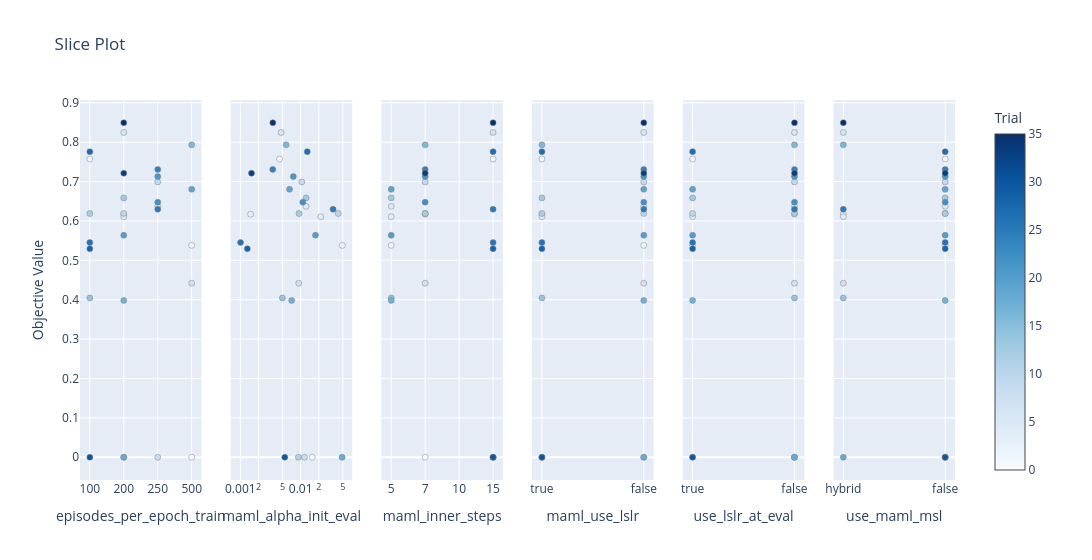

The code cell stored with this chart in its notebook:
### Code cell
fig_slice = plot_slice(study, params=params_to_plot_MAML)
fig_slice.show()

### Figure 1 — Plotly figure (JSON) as saved in the notebook; plotly's stock layout.template omitted (floating-point values rounded to 4 significant figures)
{"data": [{"marker": {"color": [0, 1, 2, 3, 4, 5, 6, 7, 8, 9, 10, 11, 12, 13, 14, 16, 17, 18, 19, 20, 21, 22, 24, 25, 26, 27, 28, 30, 33, 35], "colorbar": {"title": {"text": "Trial"}, "x": 1, "xpad": 40}, "colorscale": [[0, "rgb(247,251,255)"], [0.125, "rgb(222,235,247)"], [0.25, "rgb(198,219,239)"], [0.375, "rgb(158,202,225)"], [0.5, "rgb(107,174,214)"], [0.625, "rgb(66,146,198)"], [0.75, "rgb(33,113,181)"], [0.875, "rgb(8,81,156)"], [1, "rgb(8,48,107)"]], "line": {"color": "Grey", "width": 0.5}, "showscale": true}, "mode": "markers", "name": "Feasible Trial", "showlegend": false, "type": "scatter", "x": [500, 100, 500, 200, 200, 250, 200, 500, 250, 250, 200, 200, 100, 200, 100, 500, 200, 200, 500, 200, 250, 250, 250, 250, 100, 100, 100, 100, 200, 200], "xaxis": "x", "y": [0, 0.7573, 0.538, 0.6172, 0.6107, 0.6371, 0.8247, 0.442, 0, 0.6991, 0.6191, 0, 0.6189, 0.6585, 0.4045, 0.7932, 0.3982, 0, 0.6802, 0.5637, 0.7126, 0.6478, 0.7309, 0.6298, 0.5453, 0.776, 0.5295, 0, 0.7214, 0.8494], "yaxis": "y"}, {"marker": {"color": [0, 1, 2, 3, 4, 5, 6, 7, 8, 9, 10, 11, 12, 13, 14, 16, 17, 18, 19, 20, 21, 22, 24, 25, 26, 27, 28, 30, 33, 35], "colorbar": {"title": {"text": "Trial"}, "x": 1, "xpad": 40}, "colorscale": [[0, "rgb(247,251,255)"], [0.125, "rgb(222,235,247)"], [0.25, "rgb(198,219,239)"], [0.375, "rgb(158,202,225)"], [0.5, "rgb(107,174,214)"], [0.625, "rgb(66,146,198)"], [0.75, "rgb(33,113,181)"], [0.875, "rgb(8,81,156)"], [1, "rgb(8,48,107)"]], "line": {"color": "Grey", "width": 0.5}, "showscale": false}, "mode": "markers", "name": "Feasible Trial", "showlegend": false, "type": "scatter", "x": [0.01559, 0.004475, 0.04908, 0.001481, 0.02153, 0.01225, 0.004747, 0.009295, 0.01157, 0.01044, 0.04177, 0.009181, 0.009394, 0.01232, 0.004979, 0.005739, 0.007089, 0.04855, 0.006549, 0.01759, 0.007558, 0.01084, 0.003446, 0.0344, 0.001009, 0.01286, 0.001309, 0.00546, 0.001534, 0.003458], "xaxis": "x2", "y": [0, 0.7573, 0.538, 0.6172, 0.6107, 0.6371, 0.8247, 0.442, 0, 0.6991, 0.6191, 0, 0.6189, 0.6585, 0.4045, 0.7932, 0.3982, 0, 0.6802, 0.5637, 0.7126, 0.6478, 0.7309, 0.6298, 0.5453, 0.776, 0.5295, 0, 0.7214, 0.8494], "yaxis": "y2"}, {"marker": {"color": [0, 1, 2, 3, 4, 5, 6, 7, 8, 9, 10, 11, 12, 13, 14, 16, 17, 18, 19, 20, 21, 22, 24, 25, 26, 27, 28, 30, 33, 35], "colorbar": {"title": {"text": "Trial"}, "x": 1, "xpad": 40}, "colorscale": [[0, "rgb(247,251,255)"], [0.125, "rgb(222,235,247)"], [0.25, "rgb(198,219,239)"], [0.375, "rgb(158,202,225)"], [0.5, "rgb(107,174,214)"], [0.625, "rgb(66,146,198)"], [0.75, "rgb(33,113,181)"], [0.875, "rgb(8,81,156)"], [1, "rgb(8,48,107)"]], "line": {"color": "Grey", "width": 0.5}, "showscale": false}, "mode": "markers", "name": "Feasible Trial", "showlegend": false, "type": "scatter", "x": [7, 15, 5, 7, 5, 5, 15, 7, 15, 7, 7, 15, 7, 5, 5, 7, 5, 15, 5, 5, 7, 7, 7, 15, 15, 15, 15, 15, 7, 15], "xaxis": "x3", "y": [0, 0.7573, 0.538, 0.6172, 0.6107, 0.6371, 0.8247, 0.442, 0, 0.6991, 0.6191, 0, 0.6189, 0.6585, 0.4045, 0.7932, 0.3982, 0, 0.6802, 0.5637, 0.7126, 0.6478, 0.7309, 0.6298, 0.5453, 0.776, 0.5295, 0, 0.7214, 0.8494], "yaxis": "y3"}, {"marker": {"color": [0, 1, 2, 3, 4, 5, 6, 7, 8, 9, 10, 11, 12, 13, 14, 16, 17, 18, 19, 20, 21, 22, 24, 25, 26, 27, 28, 30, 33, 35], "colorbar": {"title": {"text": "Trial"}, "x": 1, "xpad": 40}, "colorscale": [[0, "rgb(247,251,255)"], [0.125, "rgb(222,235,247)"], [0.25, "rgb(198,219,239)"], [0.375, "rgb(158,202,225)"], [0.5, "rgb(107,174,214)"], [0.625, "rgb(66,146,198)"], [0.75, "rgb(33,113,181)"], [0.875, "rgb(8,81,156)"], [1, "rgb(8,48,107)"]], "line": {"color": "Grey", "width": 0.5}, "showscale": false}, "mode": "markers", "name": "Feasible Trial", "showlegend": false, "type": "scatter", "x": [false, true, false, true, true, false, false, false, true, false, false, true, true, true, true, true, false, false, false, false, false, false, false, false, true, true, true, true, false, false], "xaxis": "x4", "y": [0, 0.7573, 0.538, 0.6172, 0.6107, 0.6371, 0.8247, 0.442, 0, 0.6991, 0.6191, 0, 0.6189, 0.6585, 0.4045, 0.7932, 0.3982, 0, 0.6802, 0.5637, 0.7126, 0.6478, 0.7309, 0.6298, 0.5453, 0.776, 0.5295, 0, 0.7214, 0.8494], "yaxis": "y4"}, {"marker": {"color": [0, 1, 2, 3, 4, 5, 6, 7, 8, 9, 10, 11, 12, 13, 14, 16, 17, 18, 19, 20, 21, 22, 24, 25, 26, 27, 28, 30, 33, 35], "colorbar": {"title": {"text": "Trial"}, "x": 1, "xpad": 40}, "colorscale": [[0, "rgb(247,251,255)"], [0.125, "rgb(222,235,247)"], [0.25, "rgb(198,219,239)"], [0.375, "rgb(158,202,225)"], [0.5, "rgb(107,174,214)"], [0.625, "rgb(66,146,198)"], [0.75, "rgb(33,113,181)"], [0.875, "rgb(8,81,156)"], [1, "rgb(8,48,107)"]], "line": {"color": "Grey", "width": 0.5}, "showscale": false}, "mode": "markers", "name": "Feasible Trial", "showlegend": false, "type": "scatter", "x": [true, true, true, false, true, false, false, false, false, false, true, false, false, true, false, false, true, false, true, true, false, false, false, false, true, true, true, true, false, false], "xaxis": "x5", "y": [0, 0.7573, 0.538, 0.6172, 0.6107, 0.6371, 0.8247, 0.442, 0, 0.6991, 0.6191, 0, 0.6189, 0.6585, 0.4045, 0.7932, 0.3982, 0, 0.6802, 0.5637, 0.7126, 0.6478, 0.7309, 0.6298, 0.5453, 0.776, 0.5295, 0, 0.7214, 0.8494], "yaxis": "y5"}, {"marker": {"color": [0, 1, 2, 3, 4, 5, 6, 7, 8, 9, 10, 11, 12, 13, 14, 16, 17, 18, 19, 20, 21, 22, 24, 25, 26, 27, 28, 30, 33, 35], "colorbar": {"title": {"text": "Trial"}, "x": 1, "xpad": 40}, "colorscale": [[0, "rgb(247,251,255)"], [0.125, "rgb(222,235,247)"], [0.25, "rgb(198,219,239)"], [0.375, "rgb(158,202,225)"], [0.5, "rgb(107,174,214)"], [0.625, "rgb(66,146,198)"], [0.75, "rgb(33,113,181)"], [0.875, "rgb(8,81,156)"], [1, "rgb(8,48,107)"]], "line": {"color": "Grey", "width": 0.5}, "showscale": false}, "mode": "markers", "name": "Feasible Trial", "showlegend": false, "type": "scatter", "x": [false, false, false, "hybrid", "hybrid", false, "hybrid", "hybrid", false, false, false, false, false, false, "hybrid", "hybrid", false, "hybrid", false, false, false, false, false, "hybrid", false, false, false, false, false, "hybrid"], "xaxis": "x6", "y": [0, 0.7573, 0.538, 0.6172, 0.6107, 0.6371, 0.8247, 0.442, 0, 0.6991, 0.6191, 0, 0.6189, 0.6585, 0.4045, 0.7932, 0.3982, 0, 0.6802, 0.5637, 0.7126, 0.6478, 0.7309, 0.6298, 0.5453, 0.776, 0.5295, 0, 0.7214, 0.8494], "yaxis": "y6"}], "layout": {"title": {"text": "Slice Plot"}, "width": 1800, "xaxis": {"anchor": "y", "categoryarray": [100, 200, 250, 500], "categoryorder": "array", "domain": [0, 0.1389], "title": {"text": "episodes_per_epoch_train"}, "type": "category"}, "xaxis2": {"anchor": "y2", "domain": [0.1722, 0.3111], "title": {"text": "maml_alpha_init_eval"}, "type": "log"}, "xaxis3": {"anchor": "y3", "categoryarray": [5, 7, 10, 15], "categoryorder": "array", "domain": [0.3444, 0.4833], "title": {"text": "maml_inner_steps"}, "type": "category"}, "xaxis4": {"anchor": "y4", "categoryarray": [true, false], "categoryorder": "array", "domain": [0.5167, 0.6556], "title": {"text": "maml_use_lslr"}, "type": "category"}, "xaxis5": {"anchor": "y5", "categoryarray": [true, false], "categoryorder": "array", "domain": [0.6889, 0.8278], "title": {"text": "use_lslr_at_eval"}, "type": "category"}, "xaxis6": {"anchor": "y6", "categoryarray": ["hybrid", false], "categoryorder": "array", "domain": [0.8611, 1], "title": {"text": "use_maml_msl"}, "type": "category"}, "yaxis": {"anchor": "x", "domain": [0, 1], "title": {"text": "Objective Value"}}, "yaxis2": {"anchor": "x2", "domain": [0, 1], "matches": "y", "showticklabels": false}, "yaxis3": {"anchor": "x3", "domain": [0, 1], "matches": "y", "showticklabels": false}, "yaxis4": {"anchor": "x4", "domain": [0, 1], "matches": "y", "showticklabels": false}, "yaxis5": {"anchor": "x5", "domain": [0, 1], "matches": "y", "showticklabels": false}, "yaxis6": {"anchor": "x6", "domain": [0, 1], "matches": "y", "showticklabels": false}}}
